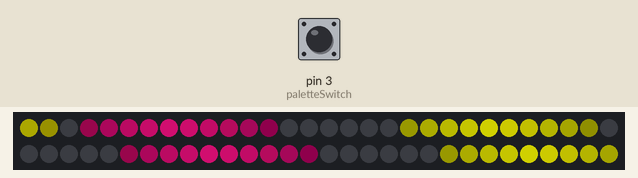
Recording of a sketch running on a simulated Arduino Leonardo, built with avr-gcc and run on an emulated ATmega32U4. Parts: 60 RGB LEDs in strip order, left to right, continuing on the next row. The test bench sets the inputs (shaded band); at power-on: pin 3 (paletteSwitch) LOW. Dim RGB values are drawn brighter than linear; what the sketch prints to the serial monitor is not drawn.

Above: at 4.2 s.
4.3 s: pin 3 (paletteSwitch) pulled HIGH for 0.15 s
At 4.58 s:
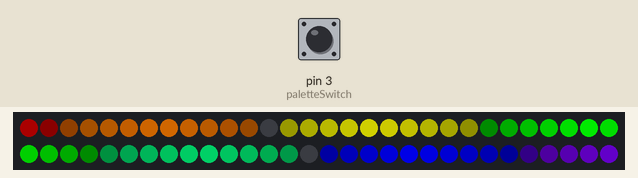
6.3 s: pin 3 (paletteSwitch) pulled HIGH for 1 s
At 6.58 s:
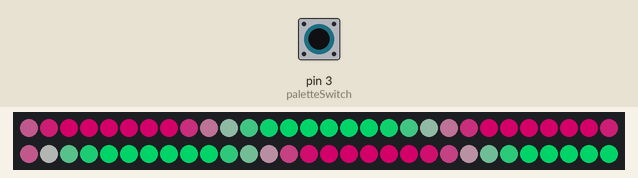
8.9 s: pin 3 (paletteSwitch) pulled HIGH for 3.2 s
At 9.18 s:
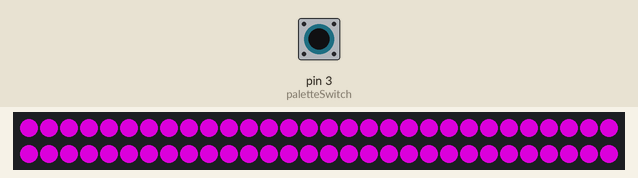
13.6 s: pin 3 (paletteSwitch) pulled HIGH for 0.15 s
At 13.87 s:
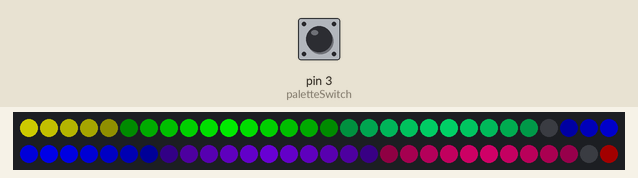

The sketch:

OnlyARGB.ino
```cpp
#include <Wire.h>
#include <FastLED.h>

int currpal = 4;    // Numero de la palette de depart
int maxPalette = 4; // Nombre de palettes disponibles
int argbSwitch = 5; // Broche d'alimentation des leds

int paletteSwitch = 3; // Pin du button de changement de palette
int buttonState;
int lastButtonState = LOW;
long bouncing = 300; // Temps d'appui sur le button pour eviter que la sortie ne yoyotte

#define LED_PIN 5       // Pin de signal des leds
#define NUM_LEDS 60     // Nombre de leds sur la bande
#define BRIGHTNESS 188  // \o/
#define LED_TYPE WS2812 // Type des leds
#define COLOR_ORDER GRB // Depends du type des leds
CRGB leds[NUM_LEDS];

#define UPDATES_PER_SECOND 1 // I used 42 for the secondPalette() 2520/42=60   see line 73 to see the calculation of the speed and fluidity        in order to keep the 60 ratio we can also have like 60*1000=60000

CRGBPalette16 currentPalette;
TBlendType currentBlending;

void setup()
{
  delay(200); // power-up safety delay
  FastLED.addLeds<LED_TYPE, LED_PIN, COLOR_ORDER>(leds, NUM_LEDS).setCorrection(TypicalLEDStrip);
  FastLED.setBrightness(BRIGHTNESS);
  currentPalette = RainbowColors_p;
  currentBlending = LINEARBLEND;
  Serial.begin(115200);
  while (!Serial)
  {
    // will pause Zero, Leonardo, etc until serial console opens
    delay(1);
  }

  uint32_t currentFrequency;
  pinMode(argbSwitch, OUTPUT);
  pinMode(paletteSwitch, INPUT);
  int j = 0;
  while (j < 2)
  { // Just an init as we love'em
    fill_solid(currentPalette, 16, CRGB::Grey);
    static uint8_t startIndex = 0;
    startIndex = startIndex + 1; /* motion speed */
    FillLEDsFromPaletteColors(startIndex);
    FastLED.show();
    FastLED.delay(1000 / UPDATES_PER_SECOND);
    delay(420);
    j++;
  }
  Serial.println("Ready to go.");
  digitalWrite(argbSwitch, HIGH);
}

void loop()
{
  static uint8_t startIndex = 0;

  // Button part

  buttonState = digitalRead(paletteSwitch);

  // Si le button est appuye assez longtemps on incremente la selection de palette
  if (buttonState == HIGH) {
    delay(100);
    if (buttonState ==HIGH) {
      currpal++;
    }
  }
  if (currpal > maxPalette) {
    currpal = 1;
  }

  switch (currpal)
  {
  case 1:
    FirstPalette();
    startIndex ++; /* motion speed */
    FillLEDsFromPaletteColors(startIndex);
    break;

  case 2:
    SecondPalette();
    startIndex ++; /* motion speed */
    FillLEDsFromPaletteColors(startIndex);
    break;

  case 3:
    ThirdPalette();
    break;

  case 4:
    FourthPalette();
    startIndex ++; /* motion speed */
    FillLEDsFromPaletteColors(startIndex);
    break;

  default:
    currpal = 1;
    break;
  }

  FastLED.show();
  FastLED.delay(120 / UPDATES_PER_SECOND);

  /*                       COMMUNICATION


                           COMMUNICATION
  if ( Serial.available()) {     // Check if any char available on serial, if there's any instructions
    char c = Serial.read();
    if (c == 's') {
      Serial.println(c);
      Serial.println("Switching.");
      currpal = currpal + 1;
    }
    if (c == 'n') {
      Serial.println("Switching on");
    }
    if (c == 'f') {
      Serial.println("Switching off");
    }
  }
  */
}
```

RGBThemes.ino
```cpp
void FirstPalette()
{
  CRGB c1 = CHSV( HUE_RED, 255, 255);
  CRGB c2 = CHSV( HUE_ORANGE, 255, 255);
  CRGB c3 = CHSV( HUE_YELLOW, 255, 255);
  CRGB c4 = CHSV( HUE_GREEN, 255, 255);
  CRGB c5 = CHSV( HUE_AQUA, 255, 255);
  CRGB c6 = CHSV( HUE_BLUE, 255, 255);
  CRGB c7 = CHSV( HUE_PURPLE, 255, 255);
  CRGB c8 = CHSV( HUE_PINK, 255, 255);
  // 'black out' all 16 palette entries...
  fill_solid( currentPalette, 16, CRGB::Black);
  currentPalette[0] = c1;
  currentPalette[2] = c2;
  currentPalette[4] = c3;
  currentPalette[6] = c4;
  currentPalette[8] = c5;
  currentPalette[10] = c6;
  currentPalette[12] = c7;
  currentPalette[14] = c8;

}

void SecondPalette()                 // What I got in This Function is a half and half circle cyan and pink, way too much aestethicc and the speed is calculated and smooth enought.
{
  CRGB c1 = CHSV( HUE_AQUA, 255, 255);
  CRGB c2 = CHSV( HUE_PINK, 255, 255);
  //fill_solid( currentPalette, 16, c2);

  currentPalette = CRGBPalette16(
                     c1, c1, c2, c2,
                     c1, c1, c2, c2,
                     c1, c1, c2, c2,
                     c1, c1, c2, c2 );
}
void ThirdPalette()
{
  fill_solid(leds, 60, CRGB( 200, 0, 200));
  FastLED.show();
}

void FourthPalette()
{
  CRGB c1 = CHSV(HUE_YELLOW, 255, 255);
  CRGB c2 = CHSV(HUE_PINK, 200, 255);
  fill_solid( currentPalette, 16, CRGB::Black);
  currentPalette[0] = c1;
  currentPalette[2] = c2;
  currentPalette[5] = c1;
  currentPalette[8] = c2;
  currentPalette[11] = c1;
  currentPalette[14] = c2;
}

void FillLEDsFromPaletteColors( uint8_t colorIndex)
{
  uint8_t brightness = 255;

  for ( int i = 0; i < NUM_LEDS; i++) {
    leds[i] = ColorFromPalette( currentPalette, colorIndex, brightness, currentBlending);
    colorIndex += 3;
  }
}
```

Measured:
- after the input at 4.3 s, the LEDs: change after 0.22 s (image 1)
- after the input at 6.3 s, the LEDs: change after 0.17 s (image 2)
- after the input at 8.9 s, the LEDs: change after 0.18 s (image 3)
- after the input at 13.6 s, the LEDs: change after 0.21 s (image 4)
